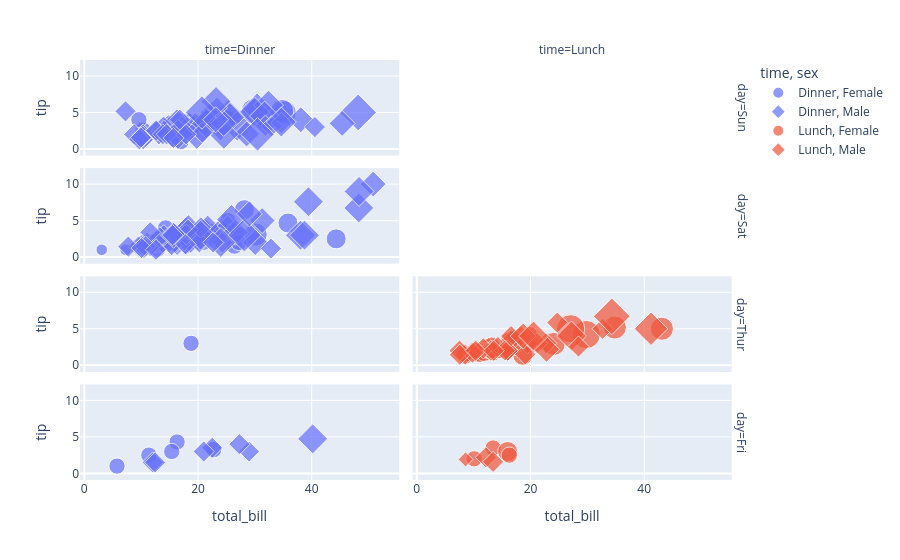

Notebook cell for this chart:
### Code cell
# plotting the scatter chart
fig = px.scatter(df, x='total_bill', y="tip", color='time',
                 symbol='sex', size='size', facet_row='day',
                 facet_col='time')
 
# showing the plot
fig.show()

### Figure 1 — Plotly figure (JSON) as saved in the notebook; plotly's stock layout.template omitted (floating-point values rounded to 4 significant figures)
{"data": [{"hovertemplate": "time=Dinner<br>sex=Female<br>day=Sun<br>total_bill=%{x}<br>tip=%{y}<br>size=%{marker.size}<extra></extra>", "legendgroup": "Dinner, Female", "marker": {"color": "#636efa", "size": [2, 4, 4, 2, 3, 3, 2, 4, 3, 2, 5, 4, 2, 3, 2, 2, 3, 3], "sizemode": "area", "sizeref": 0.015, "symbol": "circle"}, "mode": "markers", "name": "Dinner, Female", "orientation": "v", "showlegend": true, "type": "scatter", "x": [16.99, 24.59, 35.26, 14.83, 10.33, 16.97, 10.29, 34.81, 25.71, 17.31, 29.85, 25, 13.39, 16.21, 17.51, 9.6, 20.9, 18.15], "xaxis": "x7", "y": [1.01, 3.61, 5, 3.02, 1.67, 3.5, 2.6, 5.2, 4, 3.5, 5.14, 3.75, 2.61, 2, 3, 4, 3.5, 3.5], "yaxis": "y7"}, {"hovertemplate": "time=Dinner<br>sex=Female<br>day=Sat<br>total_bill=%{x}<br>tip=%{y}<br>size=%{marker.size}<extra></extra>", "legendgroup": "Dinner, Female", "marker": {"color": "#636efa", "size": [2, 2, 2, 2, 4, 3, 2, 2, 1, 3, 2, 2, 2, 3, 2, 2, 2, 1, 2, 2, 2, 2, 3, 2, 4, 2, 3, 2], "sizemode": "area", "sizeref": 0.015, "symbol": "circle"}, "mode": "markers", "name": "Dinner, Female", "orientation": "v", "showlegend": false, "type": "scatter", "x": [20.29, 15.77, 19.65, 15.06, 20.69, 16.93, 26.41, 16.45, 3.07, 17.07, 26.86, 25.28, 14.73, 44.3, 22.42, 20.92, 14.31, 7.25, 10.59, 10.63, 12.76, 13.27, 28.17, 12.9, 30.14, 22.12, 35.83, 27.18], "xaxis": "x5", "y": [2.75, 2.23, 3, 3, 2.45, 3.07, 1.5, 2.47, 1, 3, 3.14, 5, 2.2, 2.5, 3.48, 4.08, 4, 1, 1.61, 2, 2.23, 2.5, 6.5, 1.1, 3.09, 2.88, 4.67, 2], "yaxis": "y5"}, {"hovertemplate": "time=Dinner<br>sex=Female<br>day=Thur<br>total_bill=%{x}<br>tip=%{y}<br>size=%{marker.size}<extra></extra>", "legendgroup": "Dinner, Female", "marker": {"color": "#636efa", "size": [2], "sizemode": "area", "sizeref": 0.015, "symbol": "circle"}, "mode": "markers", "name": "Dinner, Female", "orientation": "v", "showlegend": false, "type": "scatter", "x": [18.78], "xaxis": "x3", "y": [3], "yaxis": "y3"}, {"hovertemplate": "time=Dinner<br>sex=Female<br>day=Fri<br>total_bill=%{x}<br>tip=%{y}<br>size=%{marker.size}<extra></extra>", "legendgroup": "Dinner, Female", "marker": {"color": "#636efa", "size": [2, 2, 2, 2, 2], "sizemode": "area", "sizeref": 0.015, "symbol": "circle"}, "mode": "markers", "name": "Dinner, Female", "orientation": "v", "showlegend": false, "type": "scatter", "x": [5.75, 16.32, 22.75, 11.35, 15.38], "xaxis": "x", "y": [1, 4.3, 3.25, 2.5, 3], "yaxis": "y"}, {"hovertemplate": "time=Dinner<br>sex=Male<br>day=Sun<br>total_bill=%{x}<br>tip=%{y}<br>size=%{marker.size}<extra></extra>", "legendgroup": "Dinner, Male", "marker": {"color": "#636efa", "size": [3, 3, 2, 4, 2, 4, 2, 2, 2, 2, 4, 2, 3, 2, 2, 2, 4, 2, 2, 4, 3, 2, 2, 2, 4, 2, 3, 2, 4, 2, 2, 3, 4, 4, 6, 4, 4, 2, 2, 3, 2, 4, 2, 2, 2, 2, 2, 2, 2, 4, 2, 3, 4, 2, 5, 5, 3, 2], "sizemode": "area", "sizeref": 0.015, "symbol": "diamond"}, "mode": "markers", "name": "Dinner, Male", "orientation": "v", "showlegend": true, "type": "scatter", "x": [10.34, 21.01, 23.68, 25.29, 8.77, 26.88, 15.04, 14.78, 10.27, 15.42, 18.43, 21.58, 16.29, 17.46, 13.94, 9.68, 30.4, 18.29, 22.23, 32.4, 28.55, 18.04, 12.54, 9.94, 25.56, 19.49, 38.07, 23.95, 29.93, 14.07, 13.13, 17.26, 24.55, 19.77, 48.17, 16.49, 21.5, 12.66, 13.81, 24.52, 20.76, 31.71, 7.25, 31.85, 16.82, 32.9, 17.89, 14.48, 34.63, 34.65, 23.33, 45.35, 23.17, 40.55, 20.69, 30.46, 23.1, 15.69], "xaxis": "x7", "y": [1.66, 3.5, 3.31, 4.71, 2, 3.12, 1.96, 3.23, 1.71, 1.57, 3, 3.92, 3.71, 2.54, 3.06, 1.32, 5.6, 3, 5, 6, 2.05, 3, 2.5, 1.56, 4.34, 3.51, 4, 2.55, 5.07, 2.5, 2, 2.74, 2, 2, 5, 2, 3.5, 2.5, 2, 3.48, 2.24, 4.5, 5.15, 3.18, 4, 3.11, 2, 2, 3.55, 3.68, 5.65, 3.5, 6.5, 3, 5, 2, 4, 1.5], "yaxis": "y7"}, {"hovertemplate": "time=Dinner<br>sex=Male<br>day=Sat<br>total_bill=%{x}<br>tip=%{y}<br>size=%{marker.size}<extra></extra>", "legendgroup": "Dinner, Male", "marker": {"color": "#636efa", "size": [3, 2, 4, 2, 4, 2, 2, 2, 2, 4, 2, 3, 3, 3, 3, 3, 4, 2, 4, 2, 2, 2, 4, 3, 3, 2, 2, 2, 2, 2, 2, 2, 2, 2, 2, 3, 2, 3, 4, 2, 3, 4, 4, 5, 2, 2, 4, 2, 4, 3, 2, 2, 2, 2, 2, 2, 3, 2, 2], "sizemode": "area", "sizeref": 0.015, "symbol": "diamond"}, "mode": "markers", "name": "Dinner, Male", "orientation": "v", "showlegend": false, "type": "scatter", "x": [20.65, 17.92, 39.42, 19.82, 17.81, 13.37, 12.69, 21.7, 9.55, 18.35, 17.78, 24.06, 16.31, 18.69, 31.27, 16.04, 38.01, 11.24, 48.27, 20.29, 13.81, 11.02, 18.29, 17.59, 20.08, 20.23, 15.01, 12.02, 10.51, 17.92, 15.36, 20.49, 25.21, 18.24, 14, 50.81, 15.81, 26.59, 38.73, 24.27, 30.06, 25.89, 48.33, 28.15, 11.59, 7.74, 20.45, 13.28, 24.01, 15.69, 11.61, 10.77, 15.53, 10.07, 12.6, 32.83, 29.03, 22.67, 17.82], "xaxis": "x5", "y": [3.35, 4.08, 7.58, 3.18, 2.34, 2, 2, 4.3, 1.45, 2.5, 3.27, 3.6, 2, 2.31, 5, 2.24, 3, 1.76, 6.73, 3.21, 2, 1.98, 3.76, 2.64, 3.15, 2.01, 2.09, 1.97, 1.25, 3.08, 1.64, 4.06, 4.29, 3.76, 3, 10, 3.16, 3.41, 3, 2.03, 2, 5.16, 9, 3, 1.5, 1.44, 3, 2.72, 2, 3, 3.39, 1.47, 3, 1.25, 1, 1.17, 5.92, 2, 1.75], "yaxis": "y5"}, {"hovertemplate": "time=Dinner<br>sex=Male<br>day=Fri<br>total_bill=%{x}<br>tip=%{y}<br>size=%{marker.size}<extra></extra>", "legendgroup": "Dinner, Male", "marker": {"color": "#636efa", "size": [2, 2, 4, 2, 2, 2, 2], "sizemode": "area", "sizeref": 0.015, "symbol": "diamond"}, "mode": "markers", "name": "Dinner, Male", "orientation": "v", "showlegend": false, "type": "scatter", "x": [28.97, 22.49, 40.17, 27.28, 12.03, 21.01, 12.46], "xaxis": "x", "y": [3, 3.5, 4.73, 4, 1.5, 3, 1.5], "yaxis": "y"}, {"hovertemplate": "time=Lunch<br>sex=Female<br>day=Thur<br>total_bill=%{x}<br>tip=%{y}<br>size=%{marker.size}<extra></extra>", "legendgroup": "Lunch, Female", "marker": {"color": "#EF553B", "size": [1, 4, 2, 2, 4, 2, 2, 6, 2, 2, 2, 2, 2, 2, 2, 2, 2, 2, 2, 6, 2, 2, 3, 2, 2, 4, 2, 2, 2, 2, 3], "sizemode": "area", "sizeref": 0.015, "symbol": "circle"}, "mode": "markers", "name": "Lunch, Female", "orientation": "v", "showlegend": true, "type": "scatter", "x": [10.07, 34.83, 10.65, 12.43, 24.08, 13.42, 12.48, 29.8, 14.52, 11.38, 20.27, 11.17, 12.26, 18.26, 8.51, 10.33, 14.15, 13.16, 17.47, 27.05, 16.43, 8.35, 18.64, 11.87, 19.81, 43.11, 13, 12.74, 13, 16.4, 16.47], "xaxis": "x4", "y": [1.83, 5.17, 1.5, 1.8, 2.92, 1.68, 2.52, 4.2, 2, 2, 2.83, 1.5, 2, 3.25, 1.25, 2, 2, 2.75, 3.5, 5, 2.3, 1.5, 1.36, 1.63, 4.19, 5, 2, 2.01, 2, 2.5, 3.23], "yaxis": "y4"}, {"hovertemplate": "time=Lunch<br>sex=Female<br>day=Fri<br>total_bill=%{x}<br>tip=%{y}<br>size=%{marker.size}<extra></extra>", "legendgroup": "Lunch, Female", "marker": {"color": "#EF553B", "size": [2, 3, 2, 2], "sizemode": "area", "sizeref": 0.015, "symbol": "circle"}, "mode": "markers", "name": "Lunch, Female", "orientation": "v", "showlegend": false, "type": "scatter", "x": [13.42, 15.98, 16.27, 10.09], "xaxis": "x2", "y": [3.48, 3, 2.5, 2], "yaxis": "y2"}, {"hovertemplate": "time=Lunch<br>sex=Male<br>day=Thur<br>total_bill=%{x}<br>tip=%{y}<br>size=%{marker.size}<extra></extra>", "legendgroup": "Lunch, Male", "marker": {"color": "#EF553B", "size": [4, 2, 2, 2, 2, 2, 2, 2, 2, 2, 2, 2, 2, 2, 2, 3, 2, 2, 6, 5, 2, 2, 2, 2, 2, 2, 2, 2, 3, 4], "sizemode": "area", "sizeref": 0.015, "symbol": "diamond"}, "mode": "markers", "name": "Lunch, Male", "orientation": "v", "showlegend": true, "type": "scatter", "x": [27.2, 22.76, 17.29, 19.44, 16.66, 32.68, 15.98, 13.03, 18.28, 24.71, 21.16, 11.69, 14.26, 15.95, 8.52, 22.82, 19.08, 16, 34.3, 41.19, 9.78, 7.51, 28.44, 15.48, 16.58, 7.56, 10.34, 13.51, 18.71, 20.53], "xaxis": "x4", "y": [4, 3, 2.71, 3, 3.4, 5, 2.03, 2, 4, 5.85, 3, 2.31, 2.5, 2, 1.48, 2.18, 1.5, 2, 6.7, 5, 1.73, 2, 2.56, 2.02, 4, 1.44, 2, 2, 4, 4], "yaxis": "y4"}, {"hovertemplate": "time=Lunch<br>sex=Male<br>day=Fri<br>total_bill=%{x}<br>tip=%{y}<br>size=%{marker.size}<extra></extra>", "legendgroup": "Lunch, Male", "marker": {"color": "#EF553B", "size": [2, 1, 2], "sizemode": "area", "sizeref": 0.015, "symbol": "diamond"}, "mode": "markers", "name": "Lunch, Male", "orientation": "v", "showlegend": false, "type": "scatter", "x": [12.16, 8.58, 13.42], "xaxis": "x2", "y": [2.2, 1.92, 1.58], "yaxis": "y2"}], "layout": {"annotations": [{"font": {}, "showarrow": false, "text": "time=Dinner", "x": 0.24, "xanchor": "center", "xref": "paper", "y": 1, "yanchor": "bottom", "yref": "paper"}, {"font": {}, "showarrow": false, "text": "time=Lunch", "x": 0.74, "xanchor": "center", "xref": "paper", "y": 1, "yanchor": "bottom", "yref": "paper"}, {"font": {}, "showarrow": false, "text": "day=Fri", "textangle": 90, "x": 0.98, "xanchor": "left", "xref": "paper", "y": 0.1138, "yanchor": "middle", "yref": "paper"}, {"font": {}, "showarrow": false, "text": "day=Thur", "textangle": 90, "x": 0.98, "xanchor": "left", "xref": "paper", "y": 0.3712, "yanchor": "middle", "yref": "paper"}, {"font": {}, "showarrow": false, "text": "day=Sat", "textangle": 90, "x": 0.98, "xanchor": "left", "xref": "paper", "y": 0.6288, "yanchor": "middle", "yref": "paper"}, {"font": {}, "showarrow": false, "text": "day=Sun", "textangle": 90, "x": 0.98, "xanchor": "left", "xref": "paper", "y": 0.8862, "yanchor": "middle", "yref": "paper"}], "legend": {"itemsizing": "constant", "title": {"text": "time, sex"}, "tracegroupgap": 0}, "margin": {"t": 60}, "xaxis": {"anchor": "y", "domain": [0, 0.48], "title": {"text": "total_bill"}}, "xaxis2": {"anchor": "y2", "domain": [0.5, 0.98], "matches": "x", "title": {"text": "total_bill"}}, "xaxis3": {"anchor": "y3", "domain": [0, 0.48], "matches": "x", "showticklabels": false}, "xaxis4": {"anchor": "y4", "domain": [0.5, 0.98], "matches": "x", "showticklabels": false}, "xaxis5": {"anchor": "y5", "domain": [0, 0.48], "matches": "x", "showticklabels": false}, "xaxis6": {"anchor": "y6", "domain": [0.5, 0.98], "matches": "x", "showticklabels": false}, "xaxis7": {"anchor": "y7", "domain": [0, 0.48], "matches": "x", "showticklabels": false}, "xaxis8": {"anchor": "y8", "domain": [0.5, 0.98], "matches": "x", "showticklabels": false}, "yaxis": {"anchor": "x", "domain": [0, 0.2275], "title": {"text": "tip"}}, "yaxis2": {"anchor": "x2", "domain": [0, 0.2275], "matches": "y", "showticklabels": false}, "yaxis3": {"anchor": "x3", "domain": [0.2575, 0.485], "matches": "y", "title": {"text": "tip"}}, "yaxis4": {"anchor": "x4", "domain": [0.2575, 0.485], "matches": "y", "showticklabels": false}, "yaxis5": {"anchor": "x5", "domain": [0.515, 0.7425], "matches": "y", "title": {"text": "tip"}}, "yaxis6": {"anchor": "x6", "domain": [0.515, 0.7425], "matches": "y", "showticklabels": false}, "yaxis7": {"anchor": "x7", "domain": [0.7725, 1], "matches": "y", "title": {"text": "tip"}}, "yaxis8": {"anchor": "x8", "domain": [0.7725, 1], "matches": "y", "showticklabels": false}}}
